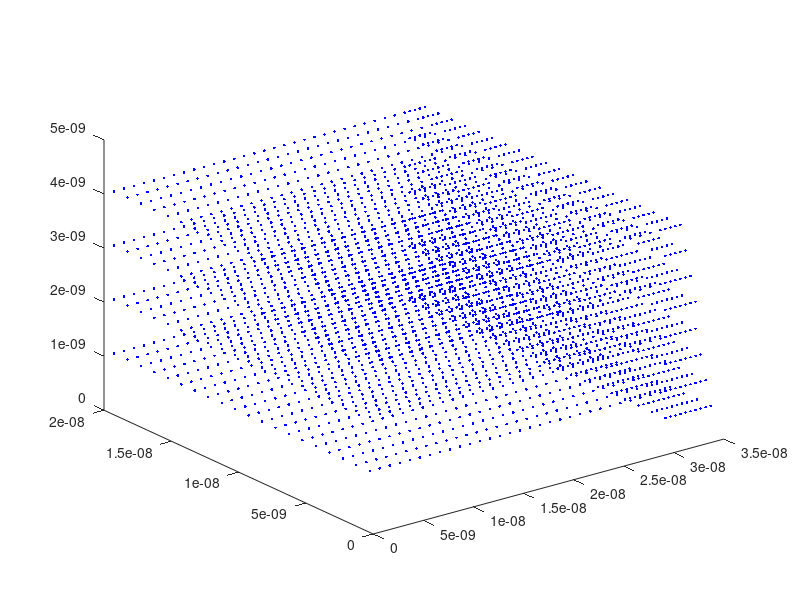
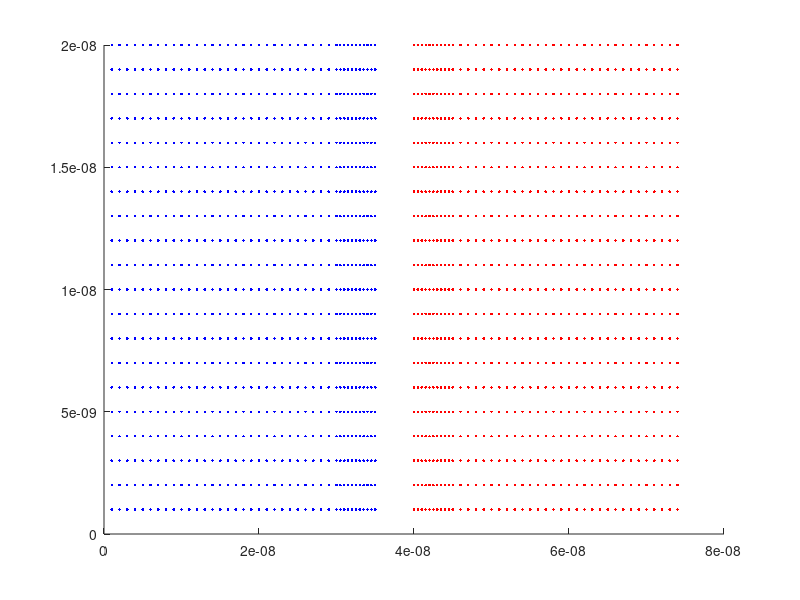

The MATLAB script that drew these images, in order:
%% Helping Sweetie Pie

clear; clc;


x=30;
y=20;
z=4;
nm=1e-9;
foil=[4,5,6,7,7,8,9,10];
gap=15; %You will need to explore this gap function a bit

n=0;
for i = 1:x
    for j = 1:y
        for k = 1:z
            n=n+1;
            Left_main(n,:)=nm*[i,j,k];
            
            
            
        end
    end
end

nk=0;
n=0;
for nii=1:length(foil)
    k=length(foil)-nii;
    nk=nk+1;
    for j=1:y
        ni=0;
        for i=1:foil(nii)
            ni=ni+1;
            n=n+1;
            Left_foil(n,:)=nm*[ni/2+max(Left_main(:,1))/nm,j,k/2+1/2];
            ni
        end
    end
end
Left=[Left_main; Left_foil];

Right=[-Left(:,1),Left(:,2),Left(:,3)]+nm*[x*2+gap,0,0];


figure()
plot3(Left(:,1),Left(:,2),Left(:,3),'.b')

figure()
hold on
plot3(Left(:,1),Left(:,2),Left(:,3),'.b')
plot3(Right(:,1),Right(:,2),Right(:,3),'.r')